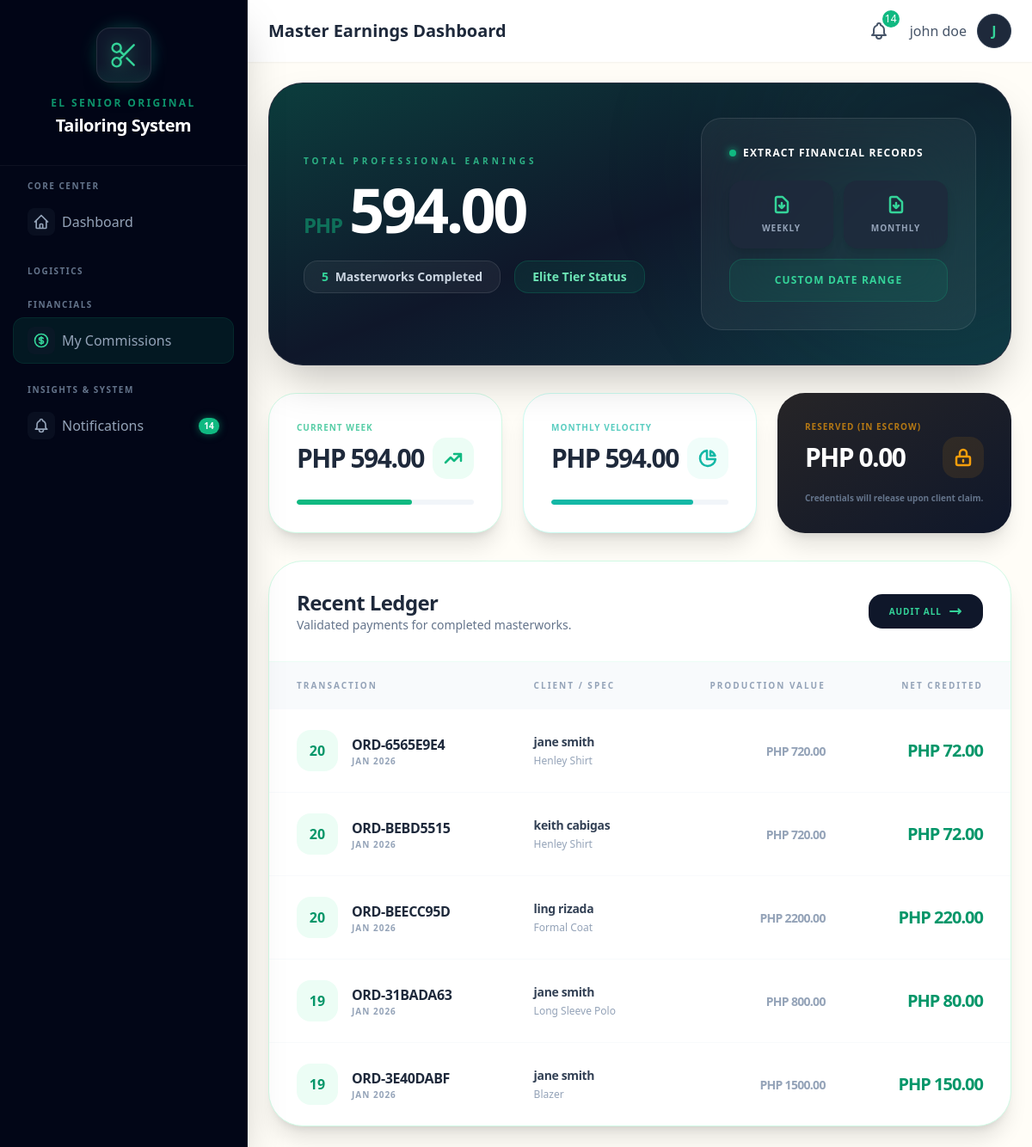
The page /commissions/ (signed in) on the database as committed earlier.
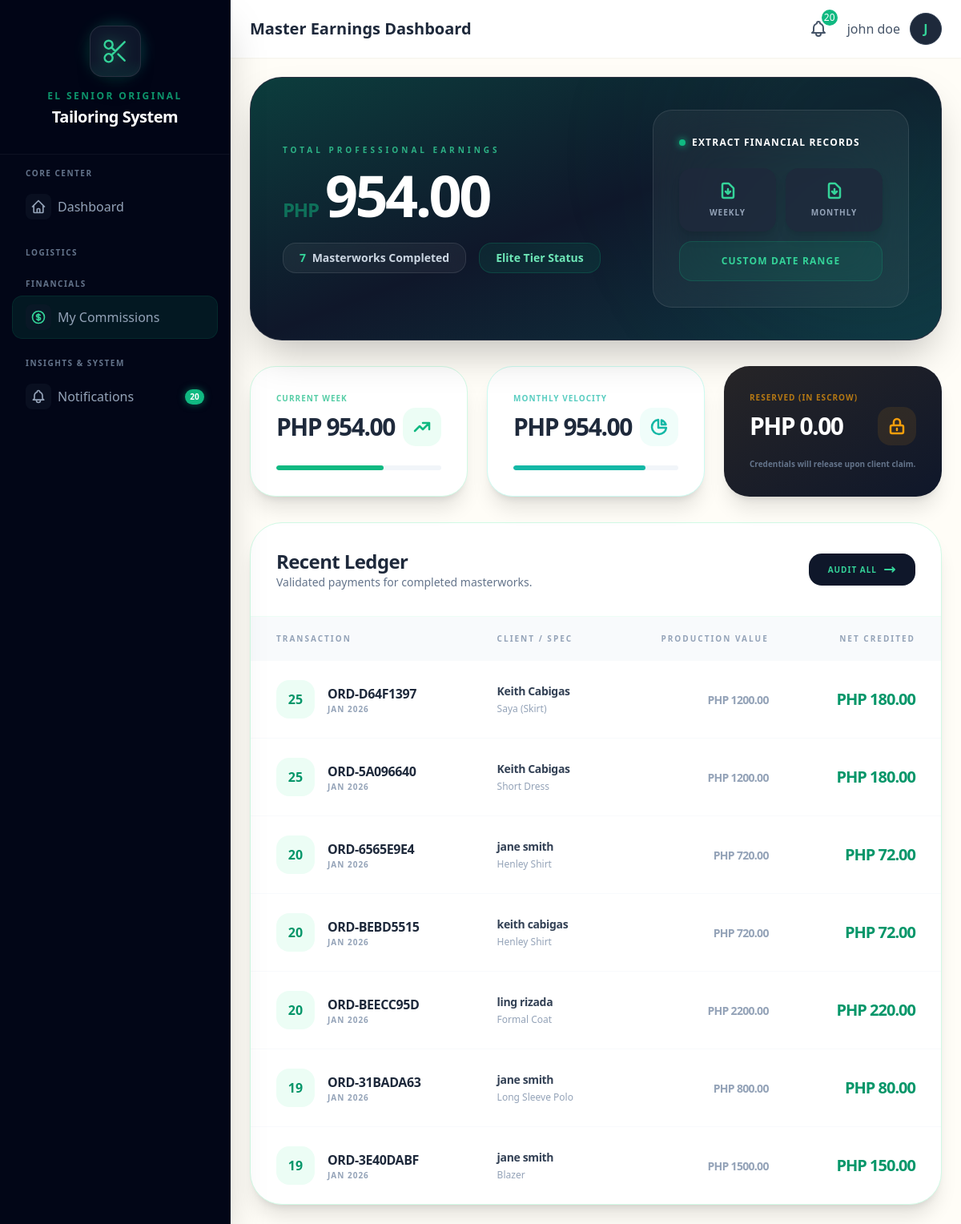
The same page on the database as committed later.
### core/models.py (models this page shows, shortened)
class TailorCommission(models.Model):
    STATUS_CHOICES = [
        ('pending', 'Pending'),
        ('credited', 'Credited'),
        ('paid', 'Paid Out'),
    ]
    commission_number = models.CharField(max_length=50, unique=True, editable=False)
    tailor = models.ForeignKey(
        User,
        on_delete=models.CASCADE,
        related_name='commissions'
    )
    task = models.OneToOneField(
        'TailoringTask',
        on_delete=models.CASCADE,
        related_name='commission_record'
    )
    order = models.ForeignKey(
        Order,
        on_delete=models.CASCADE,
        related_name='commission_records'
    )
    order_amount = models.DecimalField(
        max_digits=10,
        decimal_places=2,
        help_text="Original order amount"
    )
    commission_rate = models.DecimalField(
        max_digits=5,
        decimal_places=2,
        help_text="Commission percentage applied"
    )
    commission_amount = models.DecimalField(
        max_digits=10,
        decimal_places=2,
        help_text="Commission amount earned"
    )
    status = models.CharField(max_length=20, choices=STATUS_CHOICES, default='pending')
    garment_type = models.CharField(max_length=200)
    quantity = models.PositiveIntegerField(default=1)
    customer_name = models.CharField(max_length=200)
    earned_date = models.DateTimeField(auto_now_add=True)
    credited_date = models.DateTimeField(null=True, blank=True)
    paid_date = models.DateTimeField(null=True, blank=True)
    notes = models.TextField(blank=True)
    created_at = models.DateTimeField(auto_now_add=True)
    updated_at = models.DateTimeField(auto_now=True)
    class Meta:
        ordering = ['-earned_date']
        verbose_name = "Tailor Commission"
        verbose_name_plural = "Tailor Commissions"
        indexes = [
            models.Index(fields=['tailor', 'status']),
            models.Index(fields=['tailor', '-earned_date']),
        ]

class Order(models.Model):
    STATUS_CHOICES = [
        ('pending', 'Pending'),
        ('in_progress', 'In Progress'),
        ('completed', 'Completed'),
        ('delivered', 'Claimed'),
        ('for_adjustment', 'For Adjustment/Rework'),
        ('ready_for_reclaim', 'Ready for Re-Claim'),
        ('cancelled', 'Cancelled'),
    ]
    order_number = models.CharField(max_length=50, unique=True, editable=False)
    customer = models.ForeignKey(
        Customer,
        on_delete=models.PROTECT,
        related_name='orders'
    )
    garment_type = models.ForeignKey(
        GarmentType,
        on_delete=models.PROTECT
    )
    fabric = models.ForeignKey(
        Fabric,
        on_delete=models.PROTECT
    )
    quantity = models.PositiveIntegerField(default=1)
    fabric_meters_used = models.DecimalField(
        max_digits=10,
        decimal_places=2
    )
    measurements = models.JSONField(default=dict, blank=True)
    special_instructions = models.TextField(blank=True)
    total_price = models.DecimalField(max_digits=10, decimal_places=2)
    deposit_amount = models.DecimalField(max_digits=10, decimal_places=2)
    balance_amount = models.DecimalField(max_digits=10, decimal_places=2)
    status = models.CharField(max_length=20, choices=STATUS_CHOICES, default='pending')
    order_date = models.DateTimeField(auto_now_add=True)
    due_date = models.DateField(null=True, blank=True)
    completed_date = models.DateTimeField(null=True, blank=True)
    created_by = models.ForeignKey(
        User,
        on_delete=models.SET_NULL,
        null=True,
        related_name='created_orders'
    )
    created_at = models.DateTimeField(auto_now_add=True)
    updated_at = models.DateTimeField(auto_now=True)
    class Meta:
        ordering = ['-created_at']

### core/views.py (the view)
# urls.py: path("commissions/", views.commission_dashboard, name="commission_dashboard"),
@login_required
def commission_dashboard(request):
    from datetime import timedelta
    from django.db.models import Sum, Count, Avg
    today = timezone.now().date()
    if hasattr(request.user, "profile") and request.user.profile.is_tailor:
        commissions = (
            TailorCommission.objects.filter(tailor=request.user)
            .select_related("order", "task")
            .order_by("-earned_date")
        )
        total_earned = commissions.aggregate(total=Sum("commission_amount"))[
            "total"
        ] or Decimal("0")
        total_tasks = commissions.count()
        week_start = today - timedelta(days=today.weekday())
        week_commissions = commissions.filter(earned_date__date__gte=week_start)
        week_total = week_commissions.aggregate(total=Sum("commission_amount"))[
            "total"
        ] or Decimal("0")
        month_start = today.replace(day=1)
        month_commissions = commissions.filter(earned_date__date__gte=month_start)
        month_total = month_commissions.aggregate(total=Sum("commission_amount"))[
            "total"
        ] or Decimal("0")
        pending_tasks = TailoringTask.objects.filter(
            tailor=request.user, status="approved", commission_paid=False
        ).select_related("order")
        pending_amount = sum(task.commission_amount for task in pending_tasks)
        context = {
            "commissions": commissions[:20],
            "total_earned": total_earned,
            "total_tasks": total_tasks,
            "week_total": week_total,
            "month_total": month_total,
            "pending_amount": pending_amount,
            "pending_tasks": pending_tasks,
            "is_tailor_view": True,
        }
        return render(request, "commissions/tailor_dashboard.html", context)
    else:
        return redirect("admin_commission_report")

### templates/commissions/tailor_dashboard.html (shortened to what the changed rows need)
{% extends 'base.html' %}
{% block page_title %}Master Earnings Dashboard{% endblock %}
{% block content %}
<div class="space-y-8 animate-in fade-in slide-in-from-bottom-4 duration-700">
    <div class="relative overflow-hidden bg-slate-900 rounded-[2.5rem] p-10 shadow-2xl border border-white/10 group">
        <div class="relative flex flex-col md:flex-row items-center justify-between gap-10">
            <div class="text-center md:text-left">
                <div class="flex items-baseline justify-center md:justify-start">
                    <span class="text-2xl font-black text-emerald-500/50 mr-2 tracking-tighter">PHP</span>
                    <span class="text-6xl md:text-7xl font-black text-white tracking-tighter">{{ total_earned|floatformat:2 }}</span>
                </div>
                <div class="mt-6 flex flex-wrap justify-center md:justify-start gap-4">
                    <span class="px-5 py-2 bg-white/5 border border-white/10 rounded-2xl text-slate-300 text-sm font-bold backdrop-blur-md">
                        <strong class="text-emerald-400 mr-1">{{ total_tasks }}</strong> Masterworks Completed
                    </span>
                </div>
            </div>
        </div>
    </div>
    <div class="grid grid-cols-1 md:grid-cols-3 gap-6">
        <div class="bg-white rounded-[2rem] p-8 shadow-xl border border-emerald-100 group hover:-translate-y-2 transition-all duration-500">
            <div class="flex items-center justify-between">
                <span class="text-3xl font-black text-slate-800 tracking-tighter">PHP {{ week_total|floatformat:2 }}</span>
                <div class="w-12 h-12 bg-emerald-50 rounded-2xl flex items-center justify-center text-emerald-500 group-hover:bg-emerald-500 group-hover:text-white transition-all">
                    <svg class="w-6 h-6" fill="none" stroke="currentColor" viewBox="0 0 24 24">
                        <path stroke-linecap="round" stroke-linejoin="round" stroke-width="2.5" d="M13 7h8m0 0v8m0-8l-8 8-4-4-6 6"/>
                    </svg>
                </div>
            </div>
        </div>
        <div class="bg-white rounded-[2rem] p-8 shadow-xl border border-teal-100 group hover:-translate-y-2 transition-all duration-500">
            <div class="flex items-center justify-between">
                <span class="text-3xl font-black text-slate-800 tracking-tighter">PHP {{ month_total|floatformat:2 }}</span>
                <div class="w-12 h-12 bg-teal-50 rounded-2xl flex items-center justify-center text-teal-500 group-hover:bg-teal-500 group-hover:text-white transition-all">
                </div>
            </div>
        </div>
    </div>
    <div class="bg-white rounded-[2.5rem] shadow-xl border border-emerald-100 overflow-hidden">
        <div class="overflow-x-auto">
            {% if commissions %}
            <table class="w-full text-left">
                <thead>
                    <tr class="bg-slate-50">
                        <th class="px-8 py-5 text-[10px] font-black text-slate-400 uppercase tracking-[0.2em]">Transaction</th>
                        <th class="px-8 py-5 text-[10px] font-black text-slate-400 uppercase tracking-[0.2em]">Client / Spec</th>
                        <th class="px-8 py-5 text-[10px] font-black text-slate-400 uppercase tracking-[0.2em] text-right">Production Value</th>
                        <th class="px-8 py-5 text-[10px] font-black text-slate-400 uppercase tracking-[0.2em] text-right">Net Credited</th>
                    </tr>
                </thead>
                <tbody class="divide-y divide-slate-50">
                    {% for commission in commissions %}
                    <tr class="group hover:bg-emerald-50/30 transition-all">
                        <td class="px-8 py-6">
                            <div class="flex items-center gap-4">
                                <div class="w-12 h-12 bg-emerald-50 rounded-2xl flex items-center justify-center text-emerald-600 font-black group-hover:bg-emerald-500 group-hover:text-white transition-all">
                                    {{ commission.earned_date|date:"d" }}
                                </div>
                                <div>
                                    <p class="font-black text-slate-800 tracking-tight">{{ commission.order.order_number }}</p>
                                    <p class="text-[10px] font-bold text-slate-400 uppercase tracking-widest">{{ commission.earned_date|date:"M Y" }}</p>
                                </div>
                            </div>
                        </td>
                        <td class="px-8 py-6">
                            <p class="text-sm font-bold text-slate-700 tracking-tight">{{ commission.customer_name|truncatechars:25 }}</p>
                            <div class="flex items-center gap-2 mt-1">
                                <span class="text-xs text-slate-400 font-medium">{{ commission.garment_type }}</span>
                            </div>
                        </td>
                        <td class="px-8 py-6 text-right">
                            <span class="text-sm font-bold text-slate-400 tracking-tighter">PHP {{ commission.order_amount|floatformat:2 }}</span>
                        </td>
                        <td class="px-8 py-6 text-right">
                            <span class="text-xl font-black text-emerald-600 tracking-tighter shadow-emerald-500/10 transition-all group-hover:scale-110 inline-block">PHP {{ commission.commission_amount|floatformat:2 }}</span>
                        </td>
                    </tr>
                    {% endfor %}
                </tbody>
            </table>
            {% endif %}
        </div>
    </div>
</div>
{% endblock %}

### templates/base.html (shortened to what the changed rows need)
<!DOCTYPE html>
<html lang="en">
<head>
    {% load static %}
    <script src="{% static 'js/tailwind.js' %}"></script>
    <link rel="stylesheet" href="https://unpkg.com/unpoly@3.10.2/unpoly.min.css">
</head>
<body class="bg-cream-50 min-h-screen">
    {% block body %}
    {% if user.is_authenticated %}
    <div x-data="{ sidebarOpen: false }" class="flex h-screen overflow-hidden">
        <aside :class="sidebarOpen ? 'translate-x-0' : '-translate-x-full'"
            class="fixed inset-y-0 left-0 z-30 w-72 bg-slate-950 border-r border-slate-800/50 transform transition-all duration-300 ease-in-out lg:translate-x-0 lg:static lg:inset-auto no-print shadow-2xl overflow-y-auto scrollbar-thin scrollbar-thumb-slate-800 scrollbar-track-transparent">
            <div class="sticky top-0 z-20 flex flex-col items-center justify-center py-8 px-6 bg-slate-950/80 backdrop-blur-md border-b border-white/5">
                <h2 class="mt-4 text-center">
                    <span class="block text-xs uppercase tracking-[0.2em] text-emerald-500 font-bold mb-1 opacity-80">El Senior Original</span>
                    <span class="block text-xl font-black text-white tracking-tight">Tailoring System</span>
                </h2>
            </div>
            <nav class="mt-4 px-4 pb-8 space-y-6">
                <div>
                    <div class="space-y-1">
                        <a href="{% url 'notification_list' %}"
                            class="flex items-center px-4 py-2.5 text-slate-400 rounded-xl hover:bg-white/5 hover:text-white transition-all duration-200 group ">
                            <div class="w-8 h-8 flex items-center justify-center mr-2 rounded-lg bg-slate-900/50 group-hover:bg-emerald-500/10 transition-colors">
                                <svg class="w-5 h-5 {% if 'notifications' in request.path %}text-emerald-400{% else %}group-hover:text-emerald-400{% endif %}"
                                    fill="none" stroke="currentColor" viewBox="0 0 24 24">
                                    <path stroke-linecap="round" stroke-linejoin="round" stroke-width="2"
                                        d="M15 17h5l-1.405-1.405A2.032 2.032 0 0118 14.158V11a6.002 6.002 0 00-4-5.659V5a2 2 0 10-4 0v.341C7.67 6.165 6 8.388 6 11v3.159c0 .538-.214 1.055-.595 1.436L4 17h5m6 0v1a3 3 0 11-6 0v-1m6 0H9" />
                                </svg>
                            </div>
                            <span class="font-medium">Notifications</span>
                            {% if unread_notification_count > 0 %}
                            <span class="ml-auto bg-emerald-500 text-white text-[10px] font-bold rounded-full px-1.5 py-0.5 min-w-[1.5rem] text-center shadow-[0_0_10px_rgba(16,185,129,0.5)]">{{ unread_notification_count }}</span>
                            {% endif %}
                        </a>
                    </div>
                </div>
            </nav>
        </aside>
        <div class="flex-1 flex flex-col overflow-hidden">
            <header class="bg-white shadow-sm z-10 no-print">
                <div class="flex items-center justify-between px-6 py-4">
                    <h1 class="text-xl font-semibold text-slate-800">{% block page_title %}Dashboard{% endblock %}</h1>
                    <div class="flex items-center gap-4">
                        <div x-data="{ notifOpen: false }" class="relative">
                            <button @click="notifOpen = !notifOpen" @click.away="notifOpen = false"
                                class="relative p-2 text-slate-600 hover:text-slate-800 hover:bg-slate-100 rounded-full focus:outline-none transition-colors"
                                hx-get="{% url 'notification_dropdown' %}" hx-trigger="click"
                                hx-target="#notification-dropdown-content" hx-swap="innerHTML">
                                {% if unread_notification_count > 0 %}
                                <span
                                    class="absolute -top-1 -right-1 bg-emerald-500 text-white text-xs rounded-full h-5 w-5 flex items-center justify-center animate-pulse">
                                    {{ unread_notification_count|default:0 }}
                                </span>
                                {% endif %}
                            </button>
                        </div>
                    </div>
            </header>
            <main id="main-content" class="flex-1 overflow-y-auto p-6">
                {% block content %}{% endblock %}
            </main>
        </div>
    </div>
    {% else %}
    {% block unauthenticated_content %}{% endblock %}
    {% endif %}
    {% endblock %}
</body>
</html>

Rows that differ between the two databases and show on the page:
added TailorCommission: earned_date "25", order.order_number "ORD-D64F1397", earned_date "JAN 2026", customer_name "Keith Cabigas", garment_type "Saya (Skirt)", order_amount "1200.00", commission_amount "180.00"
added TailorCommission: earned_date "25", order.order_number "ORD-5A096640", earned_date "JAN 2026", customer_name "Keith Cabigas", garment_type "Short Dress", order_amount "1200.00", commission_amount "180.00"
Other text that changed with them:
{{ unread_notification_count }}: "14" → "20"
{{ unread_notification_count|default:0 }}: "14" → "20"
{{ total_earned|floatformat:2 }}: "594.00" → "954.00"
{{ total_tasks }}: "5" → "7"
{{ week_total|floatformat:2 }}: "594.00" → "954.00"
{{ month_total|floatformat:2 }}: "594.00" → "954.00"
